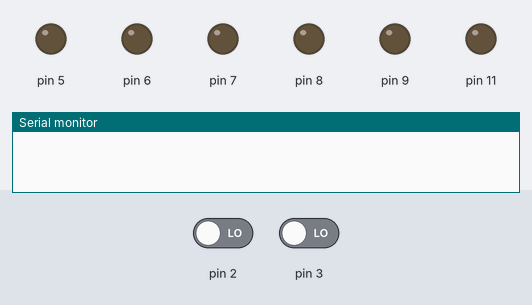
This sketch was run on a simulated Arduino Uno, built with avr-gcc and run on an emulated ATmega328P. Shown: output pins drawn as LEDs (lit = HIGH), the last lines printed to the serial monitor. The inputs (shaded band) are chosen by the test bench; at power-on: pin 2 LOW, pin 3 LOW.

Above: at 0.1 s.
At 1.4 s:
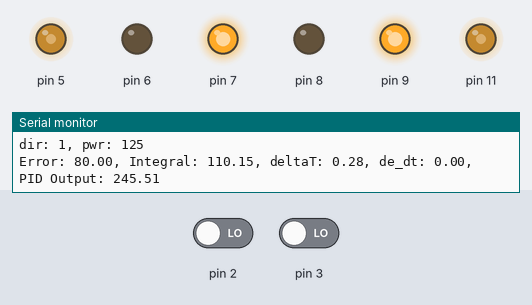
1.5 s: pin 2 driven HIGH and pin 3 driven HIGH
At 3.0 s:
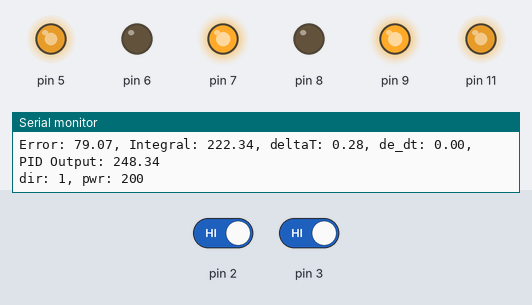
Timing chart, 0 to 4.5 s (numbered marks = the images above; inputs shaded):
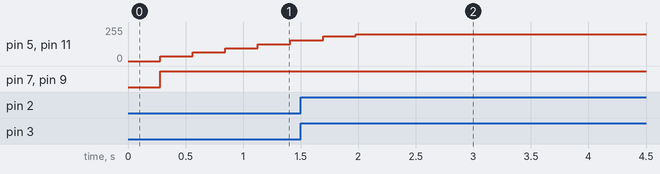

The sketch:

Taxi_PID_Testing.ino
```cpp
/*
	Taxi_PID_Testing.ino
	PID used to move robot car 80cm.
  Maintains acceptable acceleration.

	Ben Kessler
*/

// Motor Pins
typedef struct MotorPinsStruct {
	const byte encoder; //Interrupt Pin
	const int PWM; //Motor Driver PWM
  const int i2; //Motor Driver i2
  const int i1; //Motor Driver i1
} MotorPins;

MotorPins MOTOR_A = {3,11,9,8};  // Motor 2 - INT 1 - Left Motor - CCW = Forward
MotorPins MOTOR_B = {2,5,6,7};  // Motor 1 - INT 0 - Right Motor - CW = Forward

// Constant for steps in disk
const float stepcount = 20.00;  // 20 Slots in disk, change if different

// Constant for wheel diameter
const float wheeldiameter = 59; // Wheel diameter in millimeters, change if different

// Constant for cm/step
const float circumference = (wheeldiameter * 3.14) / 10; // Calculate wheel circumference in cm
const float cm_step = circumference / stepcount;  // CM per Step

// Integers for pulse counters
volatile int counter_A = 0;
volatile int counter_B = 0;

// Interrupt Service Routines:

// Motor A pulse count ISR
void ISR_countA()
{
  counter_A++;  // increment Motor A counter value
}

// Motor B pulse count ISR
void ISR_countB()
{
  counter_B++;  // increment Motor B counter value
}

//Determaining Position / heading:

float target = 80; //Target position
float pos = 0; //Car Positon
float heading = 0; //Car Heading

void updateEncoderPos(){//update encoder predicted position
  noInterrupts(); // Disable interrupts
  int steps = (counter_A + counter_B)/2; // Copy the value for use
  counter_A = 0; // Reset the counter
  counter_B = 0; // Reset the counter
  interrupts(); // Re-enable interrupts
  pos += steps*heading*cm_step; //update position (in cm) (accounting for heading/direction)
}

//PID:

//Vars for reducing momentum error:
int dir_result = 0; //signal sent to motor controller
int pwr_result = 0; //signal sent to motor controller
int dir_old = dir_result; //store dir
int maxSpeed = 150; //safe speed ~= 39.13 cm/s (real max is 255)
int minSpeed = 30; //where motor stops spinning ~= 9.06 cm/s

//I and D memory
float prevT; //Previous Time
float ePrev; //Previous Error
float eIntegral; //Integrated Error

//PID constants (largest distance is about 80cm)
const float kp = maxSpeed/40; //Proportional (max speed is approximatly 40cm/s so at his speed it will travle 40 cm in 1 second) (it takes 1s to break)
const float ki = 0.05; //Integral (solve for value need to make up for missing distance using double integral)
const float kd = 3.66479/10; //Derivative (3.66479 = units/(cm/s)) (reduce speed by 90% when within 40cm)

//PID function
void PID(){
  //time differance:
  long currT = micros(); //get time stamp (micro seconds)
  float deltaT = ((float) (currT - prevT))/1.0e6; //get time differance
  prevT = currT; //store time

  //error calcs:
  float e = target - pos; //error in position
  eIntegral += e*deltaT; //update approximate integral of error (= eInt + e*dt)
  float de_dt = (e - ePrev)/deltaT; //calculate approximate derivative of error (= de/dt)
  float u = kp*e + ki*eIntegral + kd*de_dt; //control signal u(t)

  //for assesing PID
  Serial.print("Error: ");
  Serial.print(e);
  Serial.print(", Integral: ");
  Serial.print(eIntegral);
  Serial.print(", deltaT: ");
  Serial.print(deltaT);
  Serial.print(", de_dt: ");
  Serial.print(de_dt);
  Serial.print(", PID Output: ");
  Serial.println(u);

  //Motor Direction:
  int dir = 0; //don't move
  if (u > 35){dir = 1;} //move forward
  if (u < -35){dir = -1;} //move backward
  dir_result = dir; //update global

  //Motor Power:
  int pwr = (int) fabs(u); //PWM value signal
  if (pwr > 200){
    pwr = 200; //ensure in range
  }
  pwr_result = pwr; //update gloabal

  //Store Error:
  ePrev = e;
}

//ramp up varible
int ramp = 35; //to reduce inital acceleration and ensure encoder accuracy

void setup() {
  Serial.begin(9600);

  // Attach the Interrupts to their ISR's
  pinMode(MOTOR_A.encoder, INPUT);
  pinMode(MOTOR_B.encoder, INPUT);
  attachInterrupt(digitalPinToInterrupt(MOTOR_A.encoder), ISR_countA, RISING);  // Increase counter A when speed sensor pin goes High
  attachInterrupt(digitalPinToInterrupt(MOTOR_B.encoder), ISR_countB, RISING);  // Increase counter B when speed sensor pin goes High

  //Configure outputs:
  pinMode(MOTOR_A.PWM, OUTPUT);
  pinMode(MOTOR_B.PWM, OUTPUT);
  pinMode(MOTOR_A.i2, OUTPUT);
  pinMode(MOTOR_B.i2, OUTPUT);
  pinMode(MOTOR_A.i1, OUTPUT);
  pinMode(MOTOR_B.i1, OUTPUT);

  prevT = micros(); //initial time
  delay(1000/4); //prevents time from being to short
  ePrev = target; //inital speed/ chang in error should be 0
}

void loop() {
  PID(); //get signals
  if (pwr_result>ramp){
    pwr_result = ramp; //ensures encoder accuracy by reducing initial acceration
    ramp += 30; //takes about 5 time steps (1.25s) to reach max speed.
  }

  //ensure full stops to reduce error of momentum:
  if (dir_result != dir_old){
    if (dir_old == 0){heading = dir_result;} //ensure correct pos updates
    else if (dir_old == -dir_result){dir_result = 0;} //ensure full stop to reduce momentuom error
  }

  //for assesing output
  Serial.print("dir: ");
  Serial.print(dir_result);
  Serial.print(", pwr: ");
  Serial.println(pwr_result);

  translational(dir_result, pwr_result); //move
  dir_old = dir_result; //save dir

  delay(1000/4); //delay 1s (long enough to get a decent estimate of velocity)

  updateEncoderPos(); //updates estimated car position
}

void setMotor(int dir, int pwmVal, MotorPins motor) {
  analogWrite(motor.PWM, pwmVal); //set speed via PWM
  if (dir==1){//CCW
    digitalWrite(motor.i1,LOW);
    digitalWrite(motor.i2,HIGH);
  }else if (dir==-1){//CW
    digitalWrite(motor.i1,HIGH);
    digitalWrite(motor.i2,LOW);
  }else {//stop
    digitalWrite(motor.i1,LOW);
    digitalWrite(motor.i2,LOW);
  }
}

void translational(int dir, int pwmVal){//set motors at same speed and direction
  setMotor(dir, pwmVal, MOTOR_A); //Set Left Motor
  setMotor(-dir, pwmVal, MOTOR_B); //Set Right Motor (oppisite rotation)
}

void rotational(int dir, int pwmVal){//set motors at same speed, oppisite direction
  setMotor(dir, pwmVal, MOTOR_A); //Set Left Motor
  setMotor(dir, pwmVal, MOTOR_B); //Set Right Motor (same rotation)
}
```
